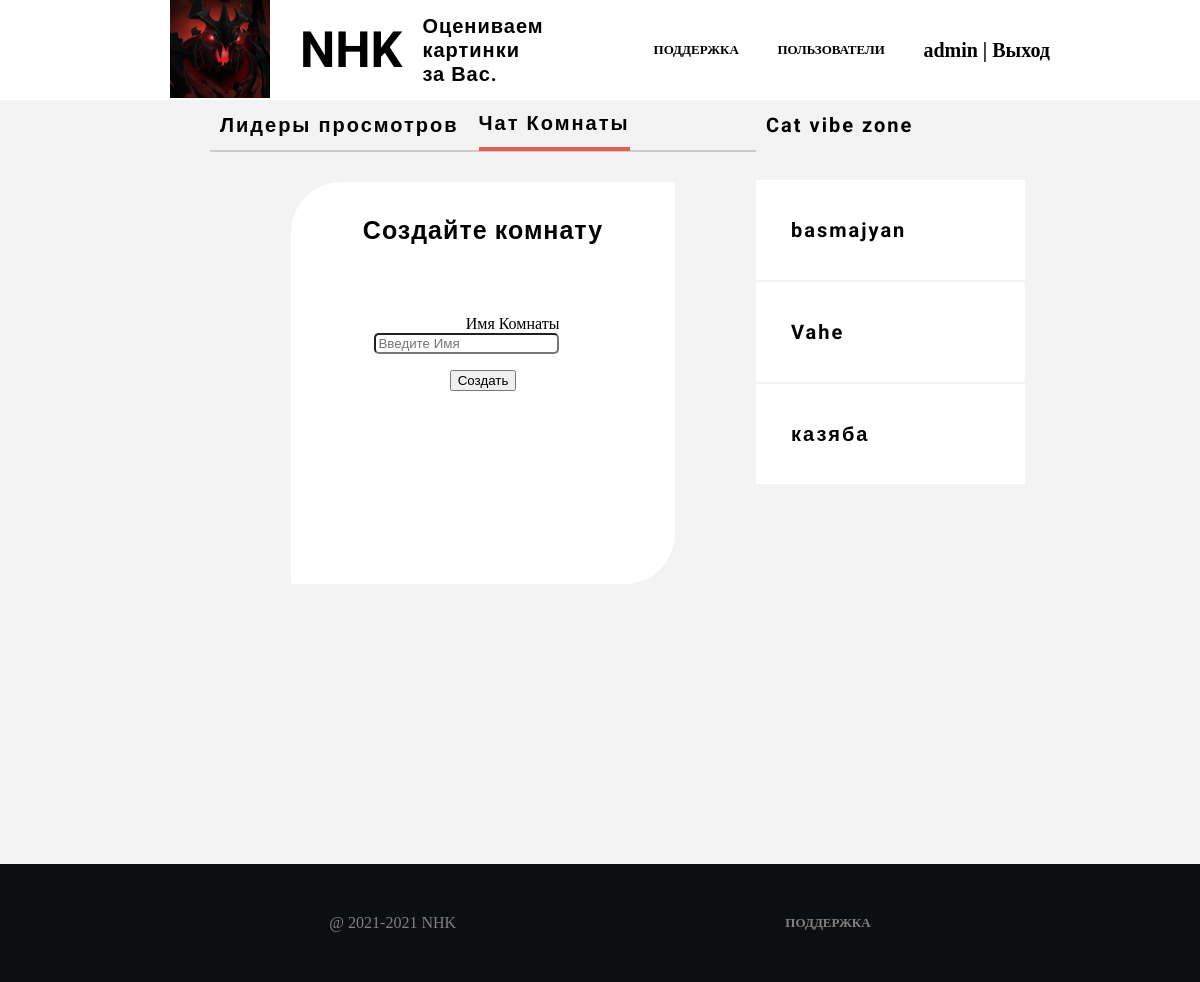
The page /room/ (signed in) on the database as committed earlier.
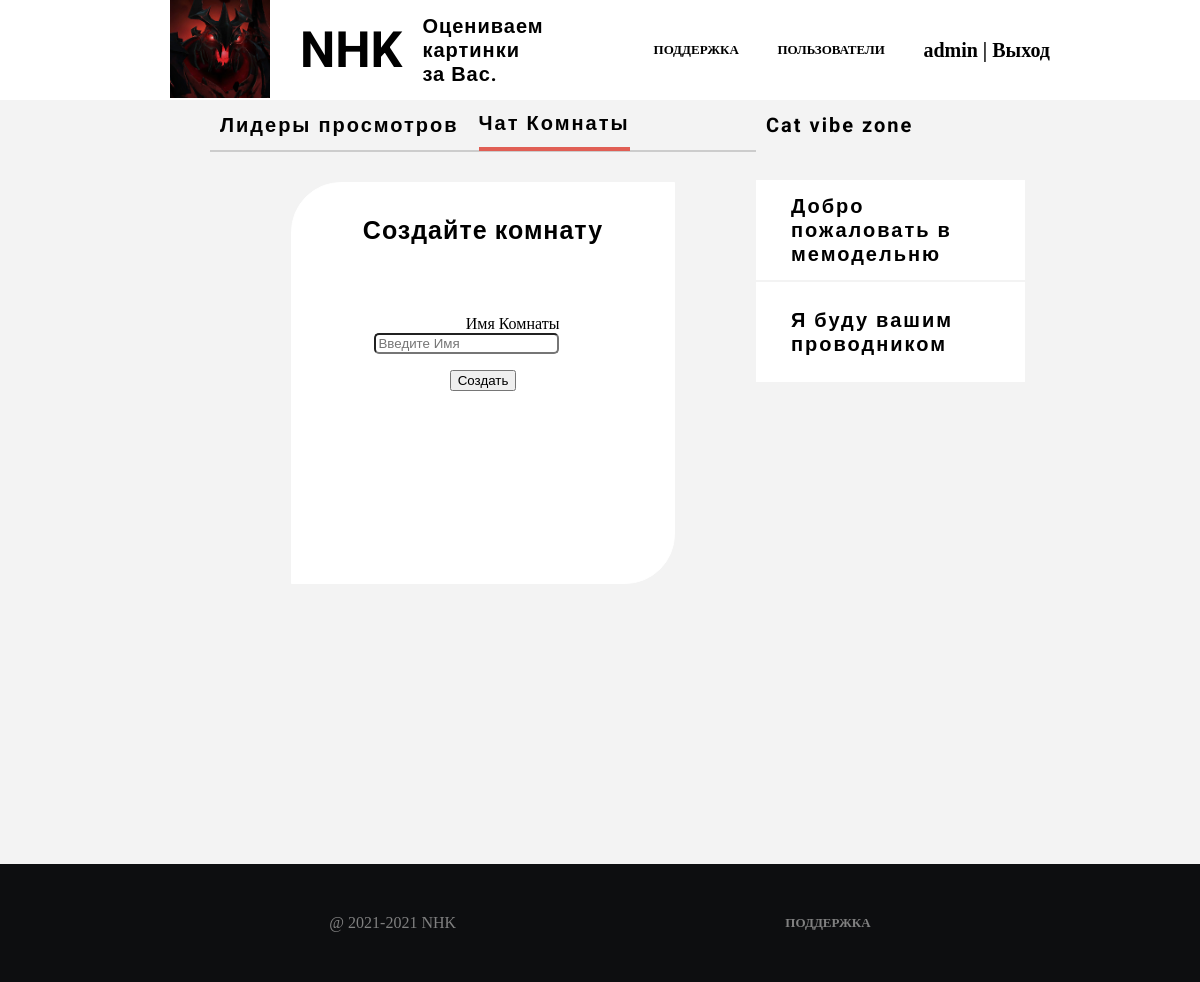
The same page on the database as committed later.
### main/models.py (models this page shows, shortened)
class Room(models.Model):
    name = models.CharField(max_length=1000)

### main/views.py (the view)
# urls.py: path('room/', views.Createroom, name='CreateRoom'),
def Createroom(request):
    room = Room.objects.order_by('pk')
    form = FormCreate(request.POST)
    if form.is_valid():
        form.save()
    return render(request, 'createroom.html', {'room':room,'form':form})

### main/forms.py
class FormCreate(ModelForm):
    class Meta:
        model = Room
        fields = ['name']
        widgets = {
            'name': forms.TextInput(attrs={
                'type': 'Text',
                'placeholder': 'Введите Имя',
                'class': 'formimput',
            }),
        }

### main/templates/createroom.html (shortened to what this page needs)
{%extends 'include.html'%}
{%load static%}
{%block content%}
<div class="content">
    <div class="liders">
        <div style="border-bottom: 2px solid #ccc;" class="newLiderCat">
            <a href="{%url 'home'%}">
                <p class="lideryPros">Лидеры просмотров</p>
            </a>
            <a href="{%url 'CreateRoom'%}">
                <p class="lideryPros bottBorder">Чат Комнаты</p>
            </a>
        </div>
        <div class="posts">
            <form class="RoomCreateForm" method="POST">
                {%if request.user.is_authenticated%}
                    <h4 class="formHeader">Создайте комнату</h4>
                    <div>
                        <p>
                            <label for="id_username">Имя Комнаты</label>
                            {{form.name}}
                        </p>
                    </div>
                    <button type="submit">Создать</button>
                {%else%}
                <h4 class="formHeader">Авторизуйтесь, чтобы создать комнату</h4>
                {%endif%}
            </form>
        </div>
    </div>
    <div class="cats">
        <div class="newLiderCat">
            <p class="lideryPros">Cat vibe zone</p>
        </div>
        {%if request.user.is_authenticated%}
            {%for j in room%}
            <div class="post">
                <a class="lideryPros" href="{{j.name}}">
                    <p class="lideryPros">{{j.name}}</p>
                </a><br><br><br>
            </div>
            {%endfor%}
        {%else%}
            <p class="textPreviev">Авторизуйтесь, чтобы увидеть комнаты</p>
        {%endif%}
    </div>
</div>
<div style="height:280px"></div>
{%endblock%}

### main/templates/include.html (shortened to what this page needs)
{%load static%}
<!DOCTYPE html>
<html lang="ru">
<head>
    <link rel="stylesheet" href="{% static 'style.css' %}">
</head>
<body>
    <div class="hea">
        <div class="header">
            <div class="headerHalf">
                <a href="{%url 'home'%}"><img src="{% static 'img/logo.jpg' %}" class="logo" alt="Logo"></a>
                <p class='textLogo'>NHK</p>
                <p class="textPreviev">Оцениваем картинки за Вас.</p>
            </div>
            <div class="headerHalf2">
                <p class="supportText"><a href="{%url 'suport'%}">ПОДДЕРЖКА</a></p>
                <p class="supportText"><a href="{%url 'UserView'%}">ПОЛЬЗОВАТЕЛИ</a></p>
                {%if request.user.is_authenticated%}
                <p class="myProfileText">{{user.username}} | <a href="{%url 'logout'%}">Выход</a></p>
                {%else%}
                <p class="myProfileText"><a href="{%url 'login'%}">Авторизация</a> | <a href="{%url 'reg'%}">Регистрация</a></p>
                {%endif%}
            </div>
        </div>
    </div>
    <div style="height:100px"></div>
    {%block content%}
    {%endblock%}
    <div class="footer">
        <p>@ 2021-2021 NHK</p>
        <p class="supportText"><a href="{%url 'suport'%}">ПОДДЕРЖКА</a></p>
    </div>
</body>
</html>

### main/static/style.css (style rules this page uses)
body { background-color: #f3f3f3; margin: 0; }
.hea { width: 100%; position: absolute; background-color: white; }
.header { width: 75%; margin: auto; top: 0; height: 100px; display: flex; background-color: white; }
.headerHalf { border: 0px solid red; width: 100%; height: 100px; display: flex; justify-content: center; align-items: center; margin-right: 50px; }
.headerHalf * { margin: 0 10px; }
.logo { height: 100px; }
.textLogo { font-size: 50px; font-family: 'Roboto', sans-serif; font-weight: bold; }
.textPreviev { font-family: 'Roboto', sans-serif; font-size: 20px; font-weight: bold; letter-spacing: 1px; }
.headerHalf2 { width: 100%; height: 100px; display: flex; flex-direction: row; flex-wrap: nowrap; align-content: stretch; justify-content: space-between; align-items: center; margin-left: 50px; }
.myProfileText { text-align: right; font-weight: bold; font-size: 20px; }
.supportText { text-align: left; font-weight: bold; font-size: 13px; }
.content { margin: auto; width: 65%; border: 0px solid red; display: flex; }
.liders { width: 70%; }
.cats { width: 30%; }
.newLiderCat p { margin: 0px 10px; padding: 12px 0; }
.newLiderCat { height: 50px; display: flex; align-items: center; margin-bottom: 30px; }
.lideryPros { font-family: 'Roboto', sans-serif; font-size: 20px; font-weight: bold; letter-spacing: 2px; }
.bottBorder { border-bottom: 4px solid #e05e54; }
.post { width: 85%; height: 100px; margin: auto; margin-top: 2px; background-color: white; display: flex; align-items: center; justify-content: space-between; padding: 0 35px; }
.footer { width: 100%; bottom: 0; background-color: #0d0e10; display: flex; justify-content: space-evenly; align-items: center; }
.footer * { color: gray; margin: 50px 0; }
a { text-decoration: none; color: black; }
.formHeader { font-family: 'Roboto', sans-serif; font-size: 25px; font-weight: bold; letter-spacing: 1px; text-align: center; margin-bottom: 70px; }
.RoomCreateForm { width: 70%; min-height: 400px; border: 1px solid rgb(255, 255, 255); margin: auto; margin-top: 20px; background-color: white; border-top-left-radius: 50px; border-bottom-right-radius: 50px; }
.RoomCreateForm button { display: block; margin: auto; }
.RoomCreateForm div { width: 70%; }
.RoomCreateForm p { text-align: right; }
.formimput { border-radius: 5px; }
.formimput::after { content: ""; clear: both; display: table; }

Rows that differ between the two databases and show on the page:
removed Room: name "basmajyan"
removed Room: name "Vahe"
removed Room: name "казяба"
added Room: name "Добро пожаловать в мемодельню"
added Room: name "Я буду вашим проводником"
